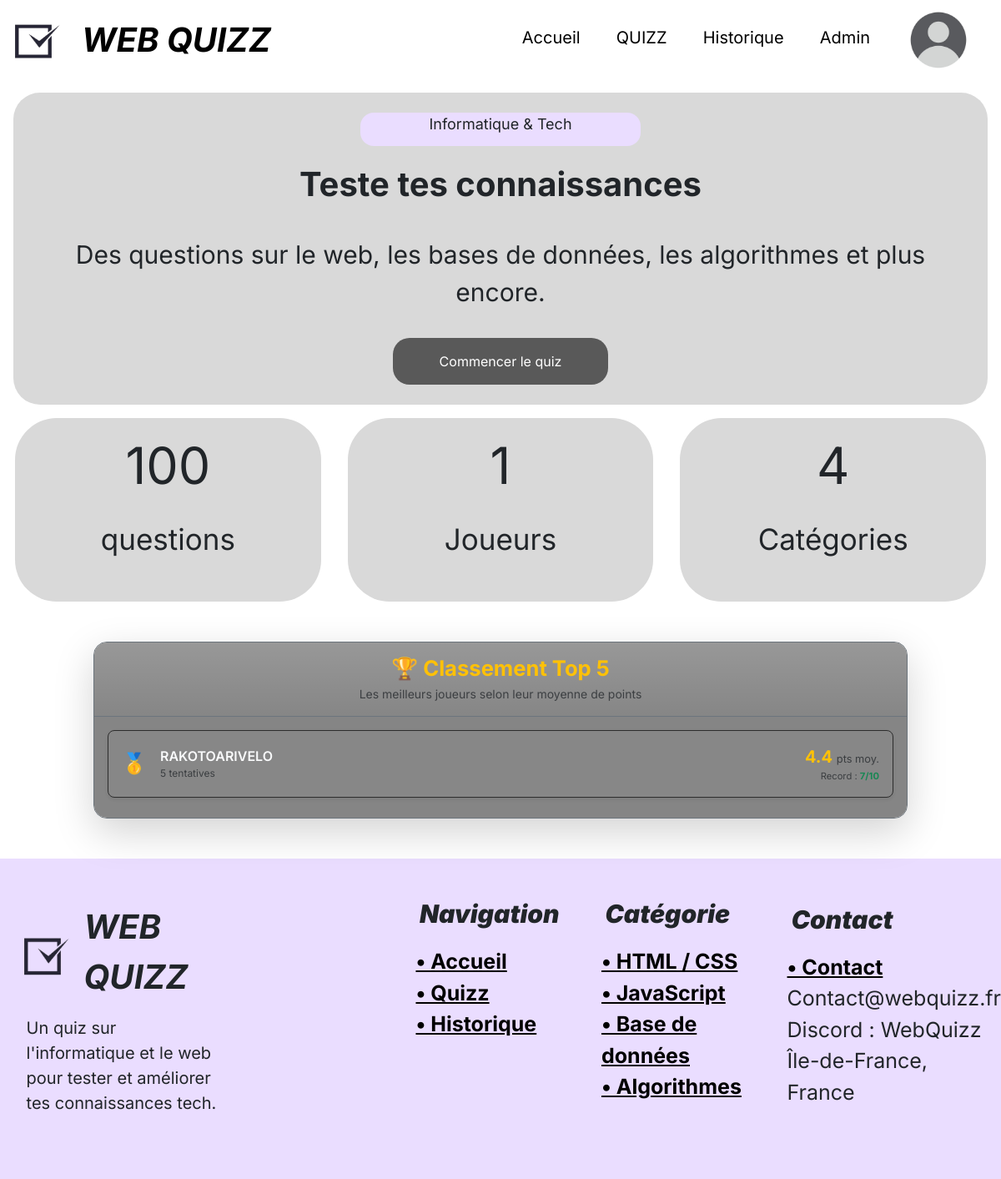
/Page_accueil/Accueil.php (signed in), run on the app's committed database.
### tables this page shows
CREATE TABLE `utilisateurs` (
  `id` int(11) NOT NULL,
  `nom` varchar(50) NOT NULL,
  `prenom` varchar(50) NOT NULL,
  `email` varchar(50) NOT NULL,
  `mot_de_passe` varchar(255) NOT NULL,
  `role` tinyint(1) NOT NULL DEFAULT 0,
  `ban` tinyint(1) NOT NULL DEFAULT 0
);

### Page_accueil/Accueil.php (the view, shortened to what this page needs)
<?php
require_once "../Configuration/config.php";
if(isset($_SESSION["id"])){
    $user_id = $_SESSION["id"];
}
$nb_users    = $db->query("SELECT COUNT(*) as total FROM utilisateurs")->fetch(PDO::FETCH_ASSOC)['total'];
$nb_questions = $db->query("SELECT COUNT(*) as total FROM questions")->fetch(PDO::FETCH_ASSOC)['total'];
$nb_categories = $db->query("SELECT COUNT(*) as total FROM catégorie")->fetch(PDO::FETCH_ASSOC)['total'];
?>
<!DOCTYPE html>
<html lang="en">
<head>
    <link href="https://cdn.jsdelivr.net/npm/bootstrap@5.3.8/dist/css/bootstrap.min.css" rel="stylesheet">
    <link rel="stylesheet" href="../navbar/navbar.css">
    <link rel="stylesheet" href="Accueil.css">
    <link rel="stylesheet" href="../footer/footer.css">
    <link rel="stylesheet" href="QUIZZ.css">
    <link rel="stylesheet" href="Historique.css">
</head>
<header>
    <?php include "../navbar/navbar.php" ?>
</header>
<body>
    <section class='section' id='Accueil'>
        <div class="text-center m-3 p-4 rounded-5" id="desc">
            <div class="d-inline-block px-5 rounded-4">
                <p>Informatique & Tech</p>
            </div>
                <p class="p1">Teste tes connaissances </p>
                <p class="sous_texte">Des questions sur le web, les bases de données, les algorithmes et plus encore.</p>
                <button onclick="show('QUIZZ')" class="btn">Commencer le quiz</button>
        </div>
        <div class="info">
            <div> <p class="big"><?= $nb_questions ?></p> <p>questions</p> </div>
            <div> <p class="big"><?= $nb_users?></p> <p>Joueurs</p> </div>
            <div> <p class="big"><?= $nb_categories?></p> <p>Catégories</p> </div>
        </div>
        <?php
        $temp = $db->prepare("SELECT utilisateurs.nom,
                                    utilisateurs.id AS utilisateur_id,
                                    COUNT(*) AS total_tentatives,
                                    AVG(tentatives.score) AS avg_score,
                                    MAX(tentatives.score) AS max_score
                            FROM tentatives
                            JOIN utilisateurs ON utilisateurs.id = tentatives.utilisateur_id
                            GROUP BY tentatives.utilisateur_id, utilisateurs.nom, utilisateurs.id
                            ORDER BY avg_score DESC
                            LIMIT 5
        ");
$temp->execute();
        $classement = $temp->fetchAll(PDO::FETCH_ASSOC);
        ?>
        <div class="row justify-content-center my-5 w-100 m-0">
            <div class="col-15 col-md-8 col-lg-10">
                <div class="card bg-border text-white border-secondary shadow-lg rounded-4 overflow-hidden">
                    <div class="card-header border-secondary bg-gradient p-3 text-center" style="background-color: #868686;">
                        <h3 class="m-0 fw-bold tracking-wide" style="font-size: 1.6rem; color: #ffc107;">🏆 Classement Top 5</h3>
                        <p class="text-muted small m-0 mt-1">Les meilleurs joueurs selon leur moyenne de points</p>
                    </div>
                    <div class="card-body p-3" style="background-color: #858585;">
                        <?php
                        $medals = ['🥇', '🥈', '🥉', '4️⃣', '5️⃣'];
                        foreach ($classement as $index => $joueur):
                            $isCurrentUser = $joueur['id'] == $user_id;
                            $rowStyle = $isCurrentUser
                                ? 'background: linear-gradient(90deg, rgba(255, 193, 7, 0.15), rgba(0,0,0,0)); border: 1px solid #ffc107;'
                                : 'background: #878787; border: 1px solid #2d2d2d;';
                        ?>
                            <div class="d-flex justify-content-between align-items-center p-3 mb-2 rounded-3 shadow-sm transition-all"
                                 style="<?= $rowStyle ?>">
                                <div class="d-flex align-items-center">
                                    <span class="fs-4 me-3" style="min-width: 30px; text-align: center;"><?= $medals[$index] ?></span>
                                    <div>
                                        <span class="fw-semibold <?= $isCurrentUser ? 'text-warning fs-5' : 'text-light' ?>">
                                            <?= htmlspecialchars($joueur['nom']) ?>
                                        </span>
                                        <div class="text-muted" style="font-size: 0.75rem;">
                                            <?= $joueur['total_tentatives'] ?> tentative<?= $joueur['total_tentatives'] > 1 ? 's' : '' ?>
                                        </div>
                                    </div>
                                </div>
                                <div class="text-end">
                                    <div class="fw-bold text-warning fs-5">
                                        <?= number_format($joueur['avg_score'], 1) ?> <span class="small fw-normal text-muted" style="font-size: 0.8rem;">pts moy.</span>
                                    </div>
                                    <div class="text-muted" style="font-size: 0.7rem;">
                                        Record : <span class="text-success fw-bold"><?= $joueur['max_score'] ?>/10</span>
                                    </div>
                                </div>
                            </div>
                        <?php endforeach; ?>
                    </div>
                </div>
            </div>
        </div>
    </section>
    <footer>
    </footer>
</body>
</html>

### Page_accueil/Accueil.css (style rules this page uses)
#desc { background-color: #D9D9D9; display: flex; flex-direction: column; justify-content: space-evenly; gap: 1rem; align-items: center !important; }
body #desc button { color: white; background: #595959; border-radius: 20px; padding: 15px 55px; max-width: 314px; }
body div div.d-inline-block { background-color: #EADDFF; width: 30%; min-width: 221px; font-size: large; }
@media (min-width:1100px) { body div div.d-inline-block { height: 40px !important; } }
.info { margin: auto; display: flex; justify-content: space-between; margin: 0px 18px; gap: 2rem; }
.info div { background-color: #D9D9D9; padding: 1%; border-radius: 50px; width: 442px; height: 220px; text-align: center; }
.info div .big { font-size: 61px; font-weight: 400; padding-bottom: 0% !important; }
.info div p { font-size: 35px; }
.section { display: none; }

### footer/footer.css (style rules this page uses)
* { font-family: 'Inter', sans-serif; }
img { width: 90px; height: 90px; }
.link { display: flex; flex-direction: column; }
.part a { font-size: 25px; color: #000000; font-weight: bold; }
.sous_titre { margin-top: 20%; font-size: 30px; margin-left: 2%; font-weight: bold; font-style: italic; }
footer { background-color: #EADDFF; display: grid; grid-template-columns: 0.6fr 2fr; gap: 5%; padding-bottom: 5%; margin-top: 18px; }
#footer-right { display: flex; margin-left: 20%; }
.part { flex: 1; }
#title { font-size: 40px; }
#slogan { margin-left: 12%; font-size: 20px; margin-top: 0 ; }
#logo { display: flex; flex-direction: row; align-items: center; margin-top: 20%; margin-left: 4%; font-weight: bold; font-style: italic; }
#Contact p { font-size: 25px; margin: 0%; }

### Page_accueil/QUIZZ.css (style rules this page uses)
.p1 { font-size: 40px !important; font-weight: bold; }
.sous_texte { font-size: 30px !important; }

### data on the page
utilisateurs: index "🥇", nom "RAKOTOARIVELO", total_tentatives "5", avg_score "4.4", max_score "7"

### other printed values
$nb_questions "100"
$nb_users "1"
$nb_categories "4"
